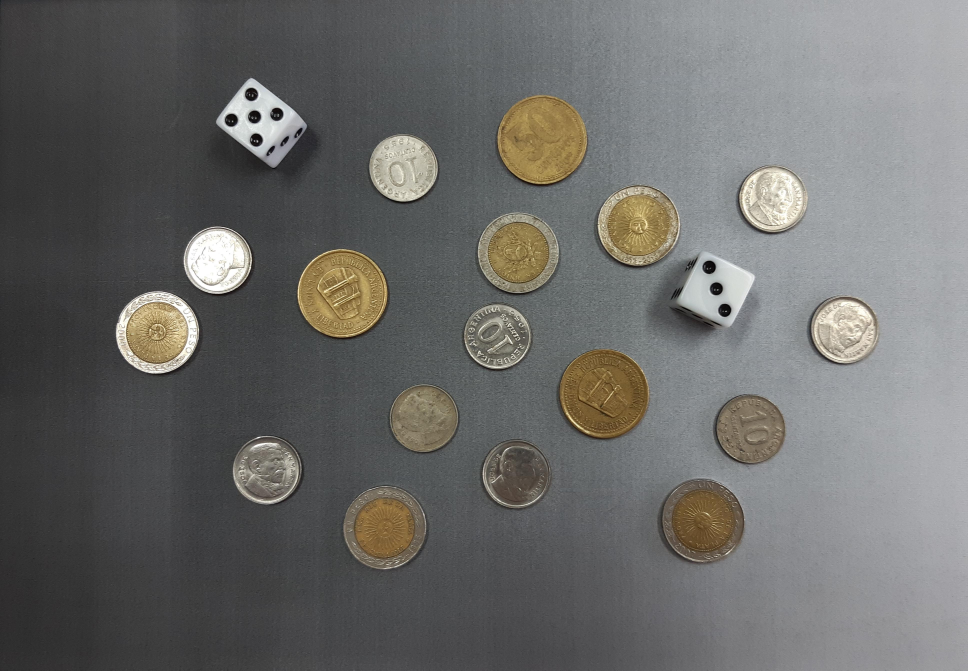
#> input picture monedas.jpg, 3871 x 2681 px, found by its file name (shown at 1/4 size)
$ python monedaydado.py
#> lines starting #> are read from the running program, lines starting #| are printed output that depends on the picture; after the words box and inside, x2 and y2 are one past the last pixel; in counts of white or black regions, pixels touching at a corner belong together
import cv2
import numpy as np

class DetectorObjetos:
    def __init__(self, imagen_path):
#> called with imagen_path = 'monedas.jpg'
        self.imagen = self.redimensionar_imagen(imagen_path, 800, 600)
#> in redimensionar_imagen, imagen is the input picture: shape (2681, 3871, 3); mean B, G, R 105.5, 107.4, 107.5
#> in redimensionar_imagen, `return cv2.resize(imagen, (nuevo_ancho, nuevo_alto))`:
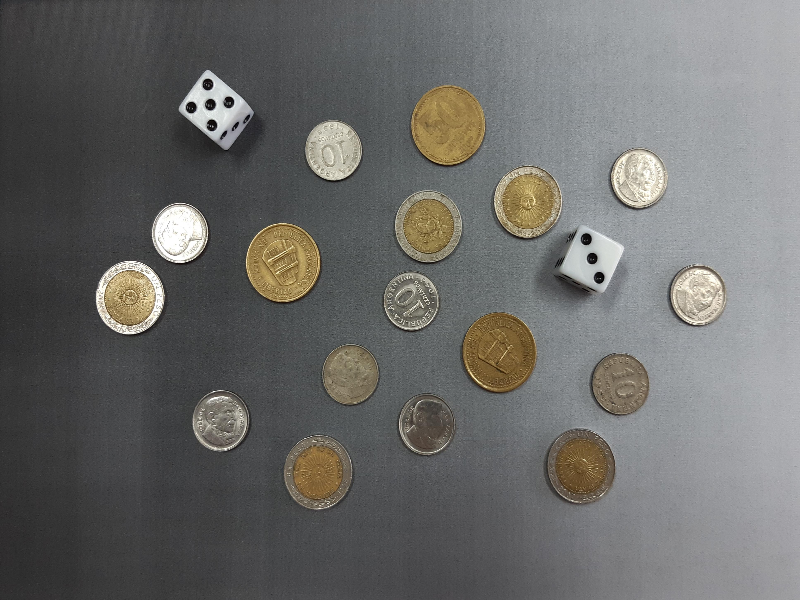
#> returned value: shape (600, 800, 3); mean of channels 0, 1, 2 105.4, 107.2, 107.4; drawn as B, G, R
        self.gris = cv2.cvtColor(self.imagen, cv2.COLOR_BGR2GRAY)
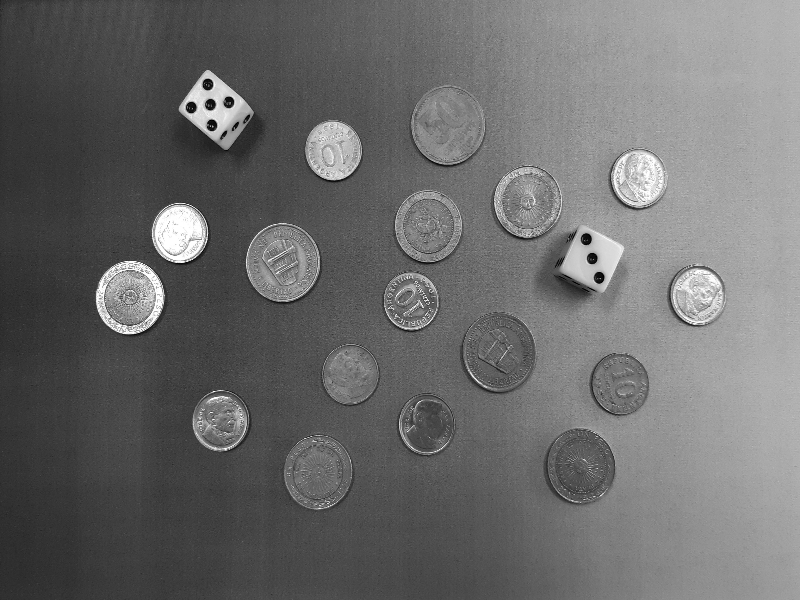
#> self.gris: shape (600, 800); min 0, max 255, mean 107
        self.histograma_equilibrado = self.ecualizar_histograma(self.gris)
#> in ecualizar_histograma, `equ = cv2.equalizeHist(imagen)`:
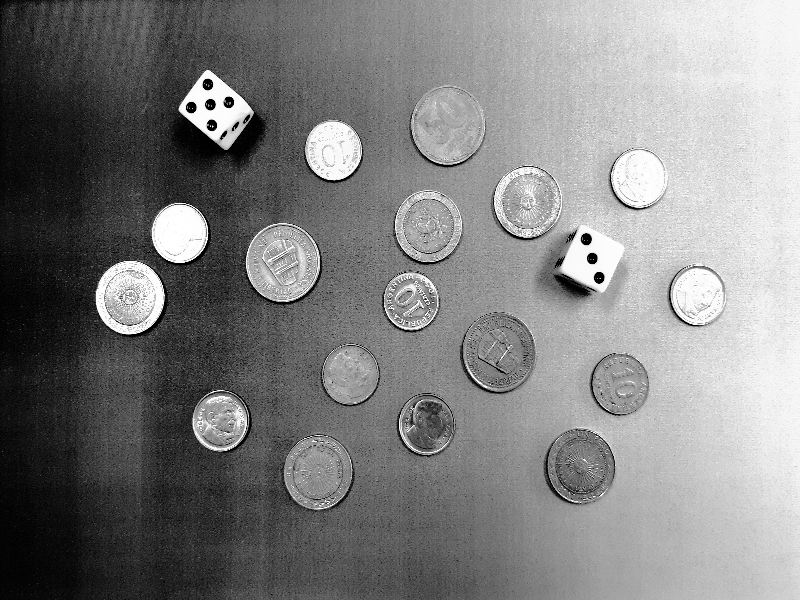
#> equ: shape (600, 800); min 0, max 255, mean 128.6
        self.umbral = cv2.threshold(self.histograma_equilibrado, 0, 255, cv2.THRESH_BINARY + cv2.THRESH_OTSU)[1]
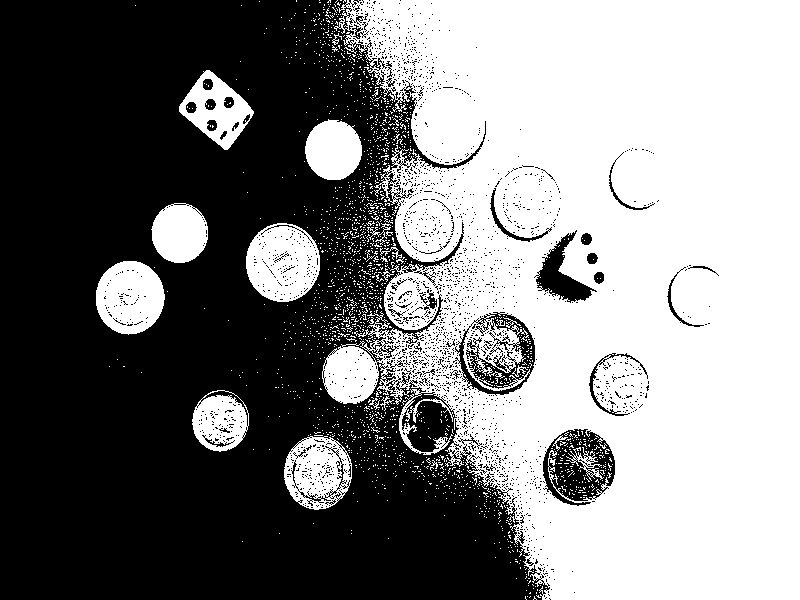
#> self.umbral: shape (600, 800); 50% white; 2166 black regions (2117 under 20 px)
        self.contornos, _ = cv2.findContours(self.umbral, cv2.RETR_EXTERNAL, cv2.CHAIN_APPROX_SIMPLE)
#> self.contornos = 1621 contours, 1609 with area under 20; largest, box (x1, y1, x2, y2) and area: (322, 0, 800, 600) 227428, (246, 223, 320, 302) 4500, (96, 261, 165, 335) 3874, (284, 436, 352, 510) 3852, (179, 70, 254, 150) 3254
#> in mostrar_histograma, `histograma = cv2.calcHist([imagen], [0], None, [256], [0, 256])`: histograma = 256 values, max 7279 at index 63, min 4 at index 0, mean 1875

    def ecualizar_histograma(self, imagen):
        equ = cv2.equalizeHist(imagen)
        return equ

    def redimensionar_imagen(self, imagen_path, nuevo_ancho, nuevo_alto):
        imagen = cv2.imread(imagen_path)
        return cv2.resize(imagen, (nuevo_ancho, nuevo_alto))

    def segmentar_objetos(self, area_minima=5):
#> called with area_minima = 5
        contornos_filtrados = [contorno for contorno in self.contornos if cv2.contourArea(contorno) > area_minima]
#> contornos_filtrados = 22 contours, 10 with area under 20; largest, box (x1, y1, x2, y2) and area: (322, 0, 800, 600) 227428, (246, 223, 320, 302) 4500, (96, 261, 165, 335) 3874, (284, 436, 352, 510) 3852, (179, 70, 254, 150) 3254
        cv2.drawContours(self.imagen, contornos_filtrados, -1, (0, 255, 0), 2)
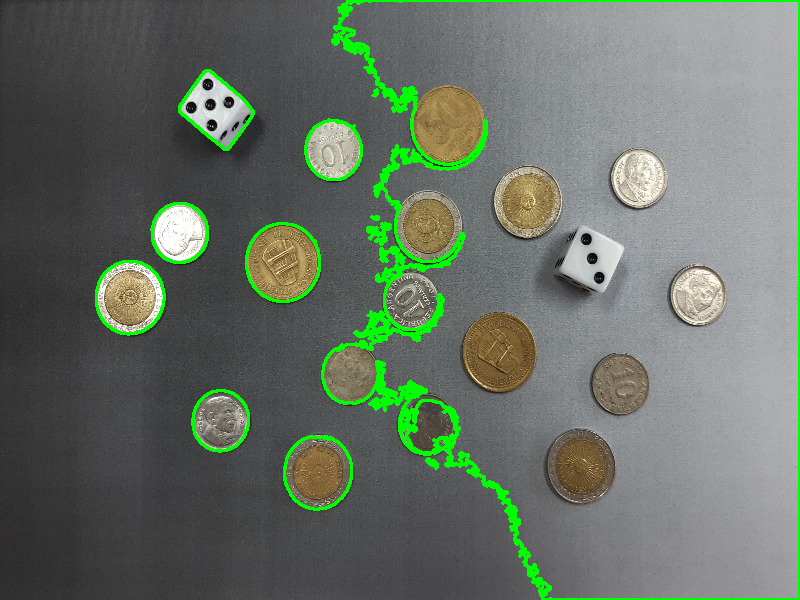
#> self.imagen: shape (600, 800, 3); 3.94% of pixels changed, all inside (x1, y1, x2, y2) = (95, 0, 800, 600); drawn as B, G, R

    def mostrar_histograma(self, imagen, titulo='Histograma'):
        histograma = cv2.calcHist([imagen], [0], None, [256], [0, 256])
        cv2.imshow(titulo, histograma)
        cv2.waitKey(0)
        cv2.destroyAllWindows()

    def mostrar_segmentacion(self):
        cv2.imshow('Segmentación', self.imagen)
        cv2.waitKey(0)
        cv2.destroyAllWindows()

# Crear un objeto DetectorObjetos
detector = DetectorObjetos('monedas.jpg')

# Mostrar el histograma antes de la segmentación
detector.mostrar_histograma(detector.gris, 'Histograma Antes')

# Segmentar monedas con un área mínima de 5
detector.segmentar_objetos()

# Mostrar el histograma después de la segmentación
detector.mostrar_histograma(detector.umbral, 'Histograma Después')

# Mostrar la segmentación
detector.mostrar_segmentacion()
